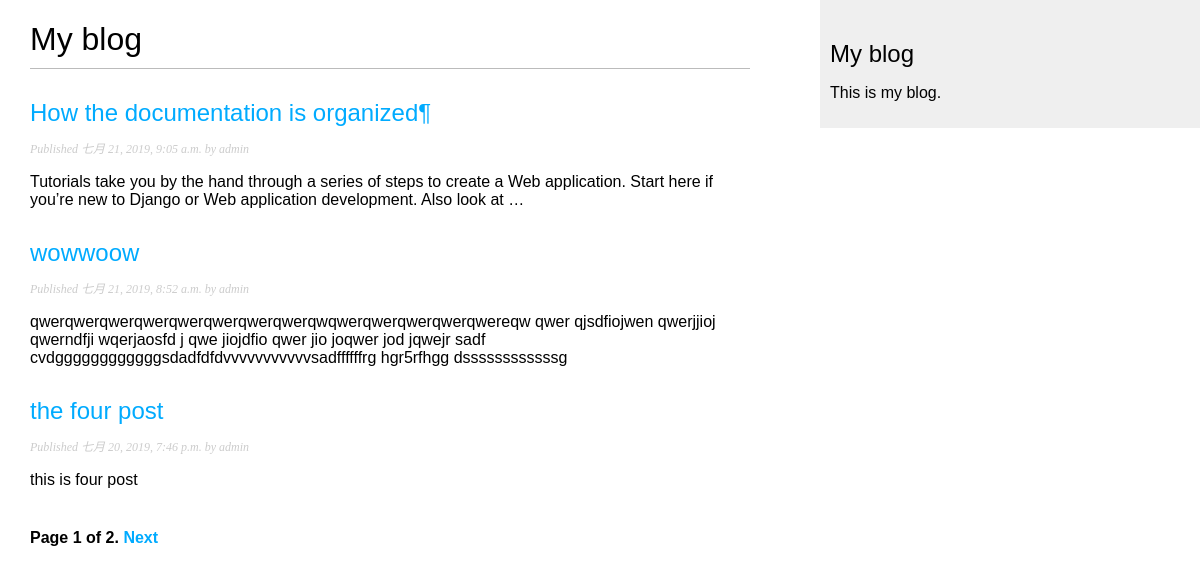
Screenshot of /blog/ with the database file from the repository.
### blog/models.py (models this page shows, shortened)
class Post(models.Model):
    STATUS_CHOICES = (
        ('draft', 'Draft'),
        ('published', 'Published'),
    )
    title = models.CharField(max_length=250)
    slug = models.SlugField(max_length=250,
                            unique_for_date='publish')
    author = models.ForeignKey(User,
                               on_delete=models.CASCADE,
                               related_name='blog_posts')
    body = models.TextField()
    publish = models.DateTimeField(default=timezone.now)
    created = models.DateTimeField(auto_now_add=True)
    updated = models.DateTimeField(auto_now=True)
    status = models.CharField(max_length=10,
                              choices=STATUS_CHOICES,
                              default='draft')
    objects = models.Manager()
    published = PublishedManager()
    class Meta:
        ordering = ['-publish']
    def get_absolute_url(self):
        return reverse('post_detail',
                       args=[self.publish.year,
                             self.publish.month,
                             self.publish.day,
                             self.slug])

### blog/views.py (the view)
# urls.py: path('', views.post_list, name='post_list'),
def post_list(req):
    object_list = Post.published.all()
    paginator = Paginator(object_list, 3)
    page = req.GET.get('page')
    try:
        posts = paginator.page(page)
    except PageNotAnInteger:
        posts = paginator.page(1)
    except EmptyPage:
        posts = paginator.page(paginator.num_pages)
    return render(req, 'blog/list.html', {'page': page, 'posts': posts})

### blog/models.py (called while the page is built)
    def get_queryset(self):
        return super().get_queryset().filter(status='published')

### blog/templates/blog/list.html (shortened to what this page needs)
{% extends 'base.html' %}
{% block content %}
    <h1>My blog</h1>
    {% for post in posts %}
        <h2>
            <a href="{{ post.get_absolute_url }}">{{ post.title }}</a>
        </h2>
        <p class="date">
            Published {{ post.publish }} by {{ post.author }}
        </p>
        {{ post.body|truncatewords:30|linebreaks }}
    {% endfor %}
    {% include "pagination.html" with page=posts %}
{% endblock %}

### blog/templates/base.html (shortened to what this page needs)
{% load static %}
<!DOCTYPE html>
<html lang="en">
<head>
    <link rel="stylesheet" href="{% static 'css/blog.css' %}">
</head>
<body>
    <div id="content">
        {% block content %}
        {% endblock %}
    </div>
    <div id="sidebar">
        <h2>My blog</h2>
        <p>This is my blog.</p>
    </div>
</body>
</html>

### blog/templates/pagination.html (shortened to what this page needs)
<div class="pagination">
    <span class="step-links">
        <span class="current">
        Page {{ page.number }} of {{ page.paginator.num_pages }}.
        </span>
        {% if	page.has_next %}
            <a href="?page={{ page.next_page_number }}">Next</a>
        {% endif %}
    </span>
</div>

### blog/static/css/blog.css (style rules this page uses)
body { margin:0; padding:0; font-family:helvetica, sans-serif; }
a { color:#00abff; text-decoration:none; }
h1 { font-weight:normal; border-bottom:1px solid #bbb; padding:0 0 10px 0; }
h2 { font-weight:normal; margin:30px 0 0; }
#content { float:left; width:60%; padding:0 0 0 30px; }
#sidebar { float:right; width:30%; padding:10px; background:#efefef; height:100%; }
p.date { color:#ccc; font-family: georgia, serif; font-size: 12px; font-style: italic; }
.pagination { margin:40px 0; font-weight:bold; }

### rows the page displays
Post: title "How the documentation is organized¶", publish "七月 21, 2019, 9:05 a.m.", author "admin", body "Tutorials take you by the hand through a series of steps to create a Web application. Start here if you’re new to Django or Web application development. Also look at …"
Post: title "wowwoow", publish "七月 21, 2019, 8:52 a.m.", author "admin", body "qwerqwerqwerqwerqwerqwerqwerqwerqwqwerqwerqwerqwerqwereqw qwer qjsdfiojwen qwerjjioj qwerndfji wqerjaosfd j qwe jiojdfio qwer jio joqwer jod jqwejr sadf cvdggggggggggggsdadfdfdvvvvvvvvvvvsadffffffrg hgr5rfhgg dssssssssssssg"
Post: title "the four post", publish "七月 20, 2019, 7:46 p.m.", author "admin", body "this is four post"

### other values shown
{{ page.number }} "1"
{{ page.paginator.num_pages }} "2"
